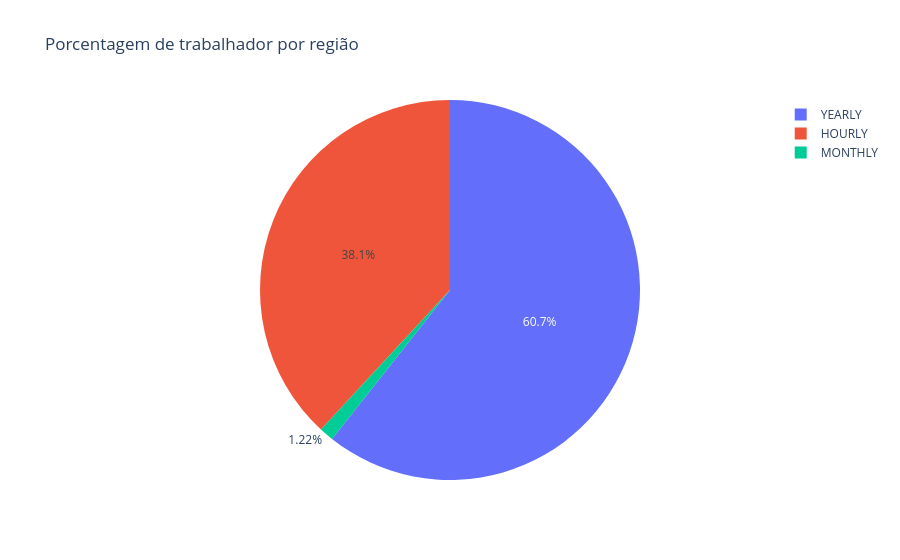

The notebook cell this image was saved under:
### Markdown cell above
> Gráfico da distribuição de trabalhadores por região

### Code cell
reg = df["pay_period"].value_counts().reset_index()
reg.columns = ["Loc","Quant"]
reg["Loc"] = reg["Loc"].map({1:"HOURLY",2:"MONTHLY", 3:"YEARLY"})
reg = px.pie(data_frame=reg, names="Loc", values="Quant", title="Porcentagem de trabalhador por região")
reg.show()

### Figure 1 — Plotly figure (JSON) as saved in the notebook; plotly's stock layout.template omitted (floating-point values rounded to 4 significant figures)
{"data": [{"domain": {"x": [0, 1], "y": [0, 1]}, "hovertemplate": "Loc=%{label}<br>Quant=%{value}<extra></extra>", "labels": ["YEARLY", "HOURLY", "MONTHLY"], "legendgroup": "", "name": "", "showlegend": true, "type": "pie", "values": [3839, 2412, 77]}], "layout": {"legend": {"tracegroupgap": 0}, "title": {"text": "Porcentagem de trabalhador por região"}}}
